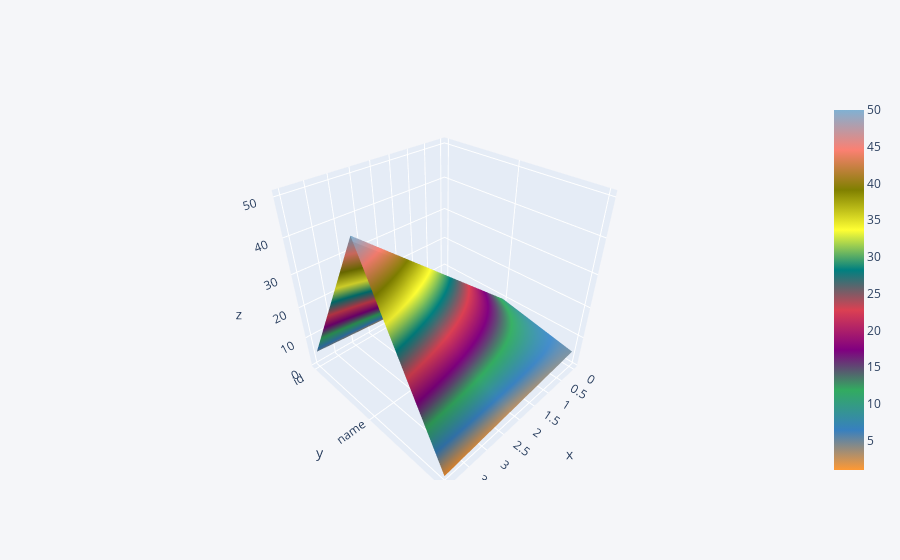

Notebook source saved alongside this figure:
### Code cell
x1 =[1,2,3,4,5]
y1 = [10,20,30,40,50]
z1= [5,4,3,2,1]
dataset = pd.DataFrame({'id':x1,'name':y1,'remarks':z1})
dataset.iplot(kind='surface')

### Figure 1 — Plotly figure (JSON) as saved in the notebook; plotly's stock layout.template omitted (floating-point values rounded to 4 significant figures)
{"data": [{"colorscale": [[0, "rgb(255, 153, 51)"], [0.1111, "rgb(55, 128, 191)"], [0.2222, "rgb(50, 171, 96)"], [0.3333, "rgb(128, 0, 128)"], [0.4444, "rgb(219, 64, 82)"], [0.5556, "rgb(0, 128, 128)"], [0.6667, "rgb(255, 255, 51)"], [0.7778, "rgb(128, 128, 0)"], [0.8889, "rgb(251, 128, 114)"], [1, "rgb(128, 177, 211)"]], "type": "surface", "x": [0, 1, 2, 3, 4], "y": ["id", "name", "remarks"], "z": [[1, 2, 3, 4, 5], [10, 20, 30, 40, 50], [5, 4, 3, 2, 1]]}], "layout": {"legend": {"bgcolor": "#F5F6F9", "font": {"color": "#4D5663"}}, "paper_bgcolor": "#F5F6F9", "plot_bgcolor": "#F5F6F9", "title": {"font": {"color": "#4D5663"}}, "xaxis": {"gridcolor": "#E1E5ED", "showgrid": true, "tickfont": {"color": "#4D5663"}, "title": {"font": {"color": "#4D5663"}, "text": ""}, "zerolinecolor": "#E1E5ED"}, "yaxis": {"gridcolor": "#E1E5ED", "showgrid": true, "tickfont": {"color": "#4D5663"}, "title": {"font": {"color": "#4D5663"}, "text": ""}, "zerolinecolor": "#E1E5ED"}}}
